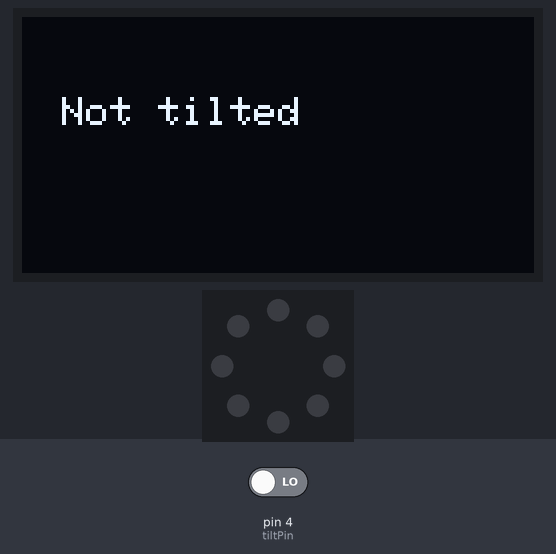
This sketch was run on a simulated Arduino Uno, built with avr-gcc and run on an emulated ATmega328P. On the bench: 128×64 one-colour display, 8 RGB LEDs in a ring, first at the top, clockwise. The inputs (shaded band) are chosen by the test bench; at power-on: pin 4 (tiltPin) LOW. Dim RGB values are drawn brighter than linear; what the sketch prints to the serial monitor is not drawn.

Above: at 1.2 s.
1.3 s: pin 4 (tiltPin) driven HIGH
At 2.5 s:
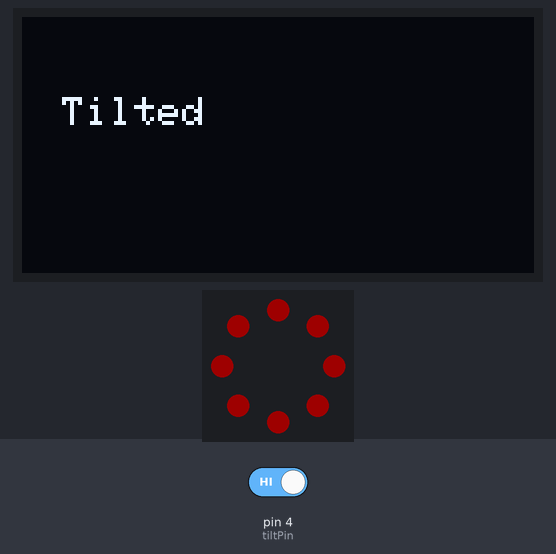
2.8 s: pin 4 (tiltPin) driven LOW
At 3.5 s:
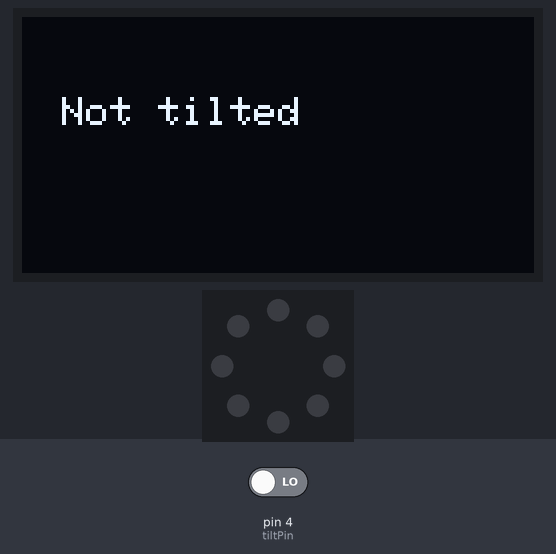
Timing chart, 0 to 5.8 s (numbered marks = the images above; inputs shaded):
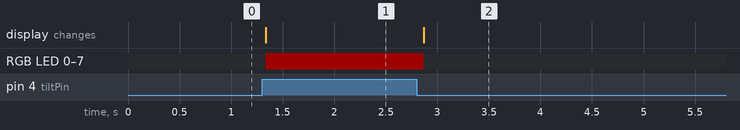

Measured:
- after the input at 1.3 s, RGB LED 0–7: off → RGB(30, 0, 0) at once; the display: first changes at once (image 1 shows a later state)
- after the input at 2.8 s, RGB LED 0–7: RGB(30, 0, 0) → off after 0.07 s; the display: first changes after 0.07 s (image 2 shows a later state)

The sketch:

07_Tilt_OLED_NeoPixel.ino
```cpp
#include <Wire.h>
#include <Adafruit_GFX.h>
#include <Adafruit_SSD1306.h>
#include <Adafruit_NeoPixel.h>

#define tiltPin 4
#define ringPin 8

Adafruit_SSD1306 display(128, 64, &Wire, -1);
Adafruit_NeoPixel ring(8, ringPin, NEO_GRB + NEO_KHZ800);

void setup() {
  pinMode(tiltPin, INPUT);
  Serial.begin(9600);

  display.begin(SSD1306_SWITCHCAPVCC, 0x3C);
  display.setTextSize(1);
  display.setTextColor(SSD1306_WHITE);

  ring.begin();
  ring.setBrightness(30);
}

void loop() {
  int t = digitalRead(tiltPin);
  Serial.println(t);

  display.clearDisplay();
  display.setCursor(10, 20);

  if (t == HIGH) {
    display.println("Tilted");
    ring.fill(ring.Color(255, 0, 0));
  } else {
    display.println("Not tilted");
    ring.clear();
  }

  display.display();
  ring.show();
  delay(100);
}
```
